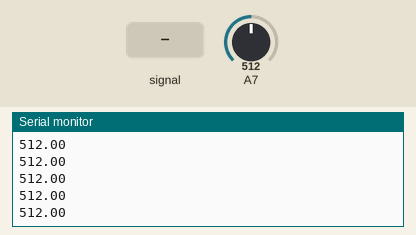
Simulated run of this sketch. Board: Arduino Nano, built with avr-gcc and run on an emulated ATmega328P. Parts: the last lines printed to the serial monitor. Inputs (shaded band) come from the test bench; at power-on: A7 = 512.

Above: at 1.2 s.
1.3 s: A7 fed a 200 Hz sine of ±81 counts around its level
At 1.32 s:
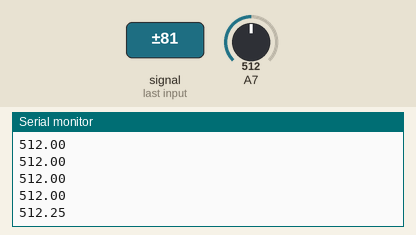
2.8 s: A7 set to 716
At 2.81 s:
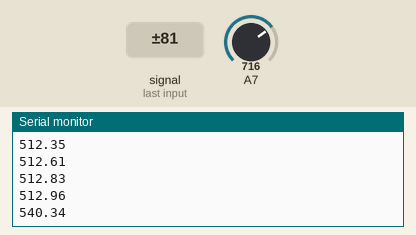
4.3 s: A7 fed a 1000 Hz sine of ±255 counts around its level
At 4.31 s:
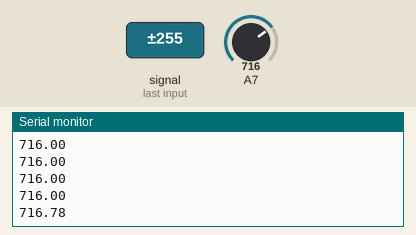
5.8 s: A7 set to 900
At 5.8 s:
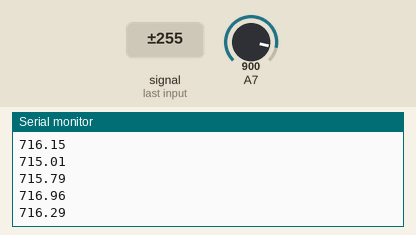
Timing chart, 0 to 8.3 s (numbered marks = the images above; inputs shaded):
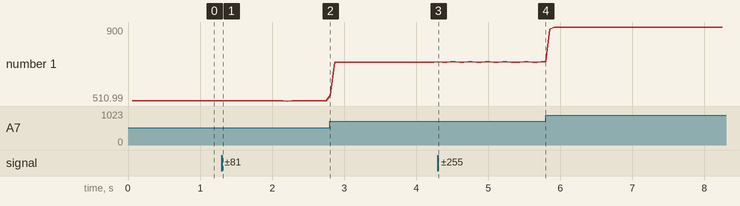

The sketch:

voltageTestCal.ino
```cpp
#define CP A7

void setup() {
  // put your setup code here, to run once:
  Serial.begin(115200);

}
long double get_pvCurrent(const uint8_t Analog_pin,uint32_t average){
  float x = 0;
  for(int i = 0 ; i<average ; i++){
    x+= analogRead(Analog_pin);
  }
  x /= average;
  //long double voltages = (long double) 0.0000000109*x*x*x - 0.0000998648*x*x + 0.3156938453*x - 291.4103003013;
  //return voltages;
  return (long double)x;
}

void loop() {
  // put your main code here, to run repeatedly:
  Serial.println((float)get_pvCurrent(CP,500));
}
```

Measured:
- after the input at 1.3 s, the serial monitor: prints a new line at once (image 1)
- after the input at 2.8 s, the serial monitor: prints a new line at once (image 2)
- after the input at 4.3 s, the serial monitor: prints a new line at once (image 3)
- plotted number 1: 512 → 512.96 after the input at 1.3 s, 512.96 → 716 after the input at 2.8 s, 716 → 716.29 after the input at 4.3 s, 716.29 → 900 after the input at 5.8 s
